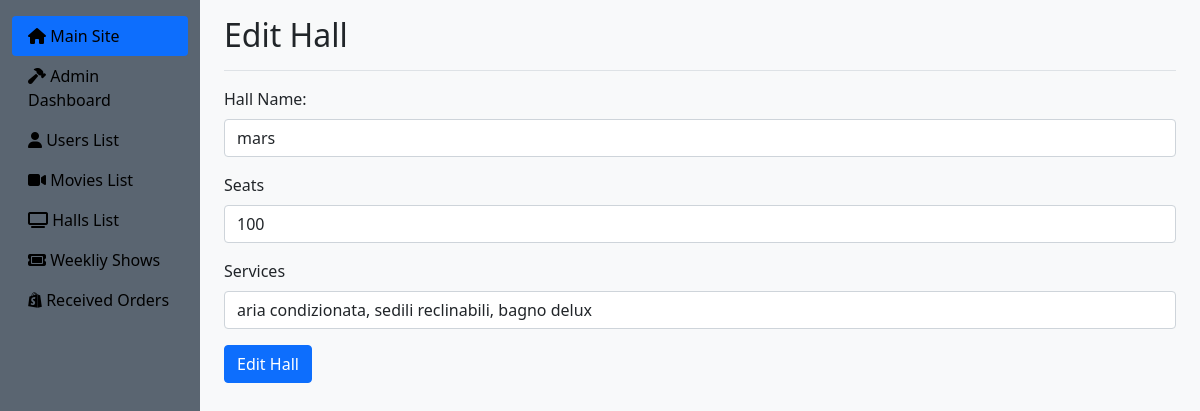
Page /index.php?page=admin&subPage=editHall&hallId=1 (signed in) on the committed database.
### tables this page shows
CREATE TABLE `halls` (
  `id` int(11) NOT NULL,
  `name` varchar(255) NOT NULL,
  `code` varchar(255) DEFAULT NULL,
  `seats` int(3) DEFAULT 100,
  `cover_path` varchar(255),
  `services` varchar(255) DEFAULT NULL
);

### app/Controllers/HallController.php (called while the page is built, shortened)
<?php
class HallController {
    private $hallDAO;
    public function __construct() {
        $this->hallDAO = new hallDAO();
    }
    public function getHallById($id) {
        $hallData = $this->hallDAO->getHallById($id);
        if ($hallData) {
            return new Hall($hallData->id, $hallData->name, $hallData->code, $hallData->seats, $hallData->cover_path, $hallData->services);
        }
        return null;
    }
}

### app/Core/DB.php (called while the page is built, shortened)
<?php
class DB {
    protected function connect (){
        try {
            $localHost = $_ENV['DB_HOST'];
            $dbname = $_ENV['DB_NAME'];
            $user = $_ENV['DB_USER'];
            $pass = $_ENV['DB_PASS'];
            $conn = new PDO("mysql:host=".$localHost.";dbname=".$dbname.";",$user, $pass);
            return $conn;
        } catch (PDOException $e) {
            echo $e->getMessage() . "<br>";
            die();
        }
    }
}
?>

### app/DAO/HallDAO.php (called while the page is built, shortened)
<?php
class HallDAO extends DB {
    public function getHallById($id) {
        $stmt = $this->connect()->prepare("SELECT * FROM halls WHERE id=?");
        $stmt->execute([$id]);
        return $stmt->fetch(PDO::FETCH_OBJ);
    }
}

### app/Models/Hall.php (called while the page is built, shortened)
<?php
class Hall {
    public function __construct($id, $name, $code, $seats, $coverPath, $services) {
        $this->name = $name;
        $this->seats = $seats;
        $this->services = $services;
    }
}
?>

### resources/Views/admin/editHall.php (the view, shortened to what this page needs)
<?php
if (isset($_GET['hallId'])) {
    $hallId = $_GET['hallId'];
    $hall = $hallController->getHallById($hallId);
} else {
    echo "<script>alert('ID della Hall non specificato');</script>";
    exit;
}
?>
        <main class="col-md-9 ms-sm-auto col-lg-10 px-md-4">
            <div class="d-flex justify-content-between flex-wrap flex-md-nowrap align-items-center pt-3 pb-2 mb-3 border-bottom">
                <h1 class="h2">Edit Hall</h1>
            </div>
                <form action="" method="post" enctype="multipart/form-data">
                    <div class="mb-3">
                        <label for="name" class="form-label">Hall Name:</label>
                        <input type="text" class="form-control" id="name" name="name" value="<?php echo isset($hall->name) ? htmlspecialchars($hall->name) : ''; ?>" required>
                    </div>
                    <div class="mb-3">
                        <label for="seats" class="form-label">Seats</label>
                        <input type="number" class="form-control" id="seats" name="seats" value="<?php echo isset($hall->seats) ? htmlspecialchars($hall->seats) : ''; ?>" required>
                    </div>
                    <div class="mb-3">
                        <label for="services" class="form-label">Services</label>
                        <input type="text" class="form-control" id="services" name="services" value="<?php echo isset($hall->services) ? htmlspecialchars($hall->services) : ''; ?>" required>
                    </div>
                    <button type="submit" name="editHall" class="btn btn-primary">Edit Hall</button>
                </form>
        </main>

### assets/public/css/index-admin.css (style rules this page uses)
body { background-color: #5a6571; }

### rows in the picture
halls: name "mars", seats "100", services "aria condizionata, sedili reclinabili, bagno delux"
